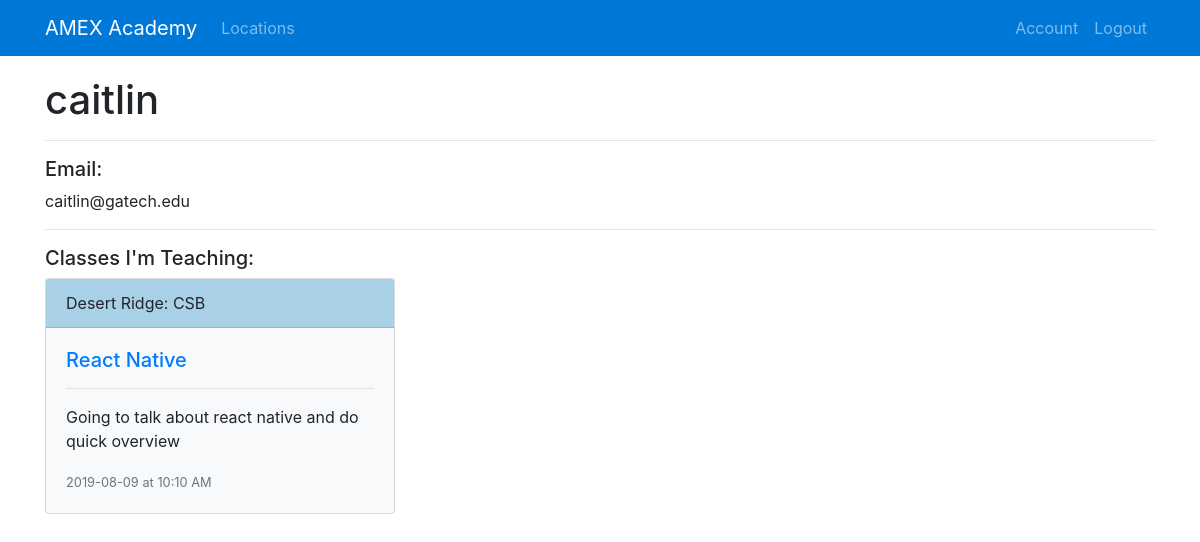
Page /account (signed in) on the committed database.
### academy/models.py (models this page shows, shortened)
class User(db.Model, UserMixin):
    id = db.Column(db.Integer, primary_key=True)
    username = db.Column(db.String(20), unique=True, nullable=False)
    email = db.Column(db.String(120), unique=True, nullable=False)
    password = db.Column(db.String(60), nullable=False)
    user_type = db.Column(db.String(20), nullable = False)
    description = db.Column(db.String(500))
    items = db.relationship('Item', backref="item", lazy=True)

class Item(db.Model):
    id = db.Column(db.Integer, primary_key=True)
    name = db.Column(db.String(100), nullable=False)
    description = db.Column(db.Text, nullable=False)
    category = db.Column(db.String(30), nullable=False)
    date = db.Column(db.DateTime, nullable=False)
    startTime = db.Column(db.Time, nullable=False)
    endTime = db.Column(db.Time, nullable=False)
    location_id = db.Column(db.Integer, db.ForeignKey('location.id'), nullable=False)
    user_id = db.Column(db.Integer, db.ForeignKey('user.id'), nullable=False)

class Location(db.Model):
    id = db.Column(db.Integer, primary_key=True)
    name = db.Column(db.String(100), nullable=False)
    address = db.Column(db.String(100), nullable=False)
    city = db.Column(db.String(100), nullable=False)
    state = db.Column(db.String(2), nullable=False)
    zip = db.Column(db.String(11), nullable=False)
    items = db.relationship('Item', backref='location', lazy=True)

### academy/routes.py (the view)
@app.route('/account')
@login_required
def account():
    items = Item.query.filter_by(user_id=current_user.id).all()
    return render_template('account.html', title="Account", items=items)

### academy/models.py (called while the page is built)
@login_manager.user_loader
def load_user(user_id):
    return User.query.get(int(user_id))

### academy/templates/account.html (shortened to what this page needs)
{% extends "layout.html" %}
{% block content %}
    <h1>{{ current_user.username }}</h1>
    <hr>
    <h5>Email:</h5>
    <p>{{ current_user.email }}</p>
    <hr>
    <h5>Classes I'm Teaching:</h5>
    <div class="row">
    {% for item in items %}
        <div class="col-sm-4 mb-3">
            <div class="card bg-light">
              <div class="card-header" style="background-color: #a8d0e6">{{ item.location.name }}</div>
              <div class="card-body">
                <h5><a href="{{ url_for('item', item_id=item.id) }}">{{ item.name }}</a></h5>
                <hr>
                <p class="card-text">{{ item.description }}</p>
                <p class="card-text"><small class="text-muted">{{ item.date.strftime('%Y-%m-%d') }} at {{item.startTime.strftime('%l:%M %p')}}</small></p>
              </div>
            </div>
        </div>
    {% endfor %}
    </div>
{% endblock content %}

### rows in the picture
User: username "caitlin", email "caitlin@gatech.edu"
Item: location.name "Desert Ridge: CSB", name "React Native", description "Going to talk about react native and do quick overview", date "2019-08-09", startTime "10:10 AM"
